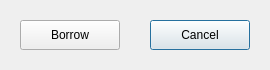
<?xml version="1.0" encoding="UTF-8"?>
<ui version="4.0">
 <class>ConfirmBorrow</class>
 <widget class="QDialog" name="ConfirmBorrow">
  <property name="geometry">
   <rect>
    <x>0</x>
    <y>0</y>
    <width>270</width>
    <height>70</height>
   </rect>
  </property>
  <property name="windowTitle">
   <string>Dialog</string>
  </property>
  <widget class="QPushButton" name="cancelButton">
   <property name="geometry">
    <rect>
     <x>150</x>
     <y>20</y>
     <width>100</width>
     <height>30</height>
    </rect>
   </property>
   <property name="text">
    <string>Cancel</string>
   </property>
  </widget>
  <widget class="QPushButton" name="borrowButton">
   <property name="geometry">
    <rect>
     <x>20</x>
     <y>20</y>
     <width>100</width>
     <height>30</height>
    </rect>
   </property>
   <property name="text">
    <string>Borrow</string>
   </property>
  </widget>
 </widget>
 <resources/>
 <connections/>
</ui>
